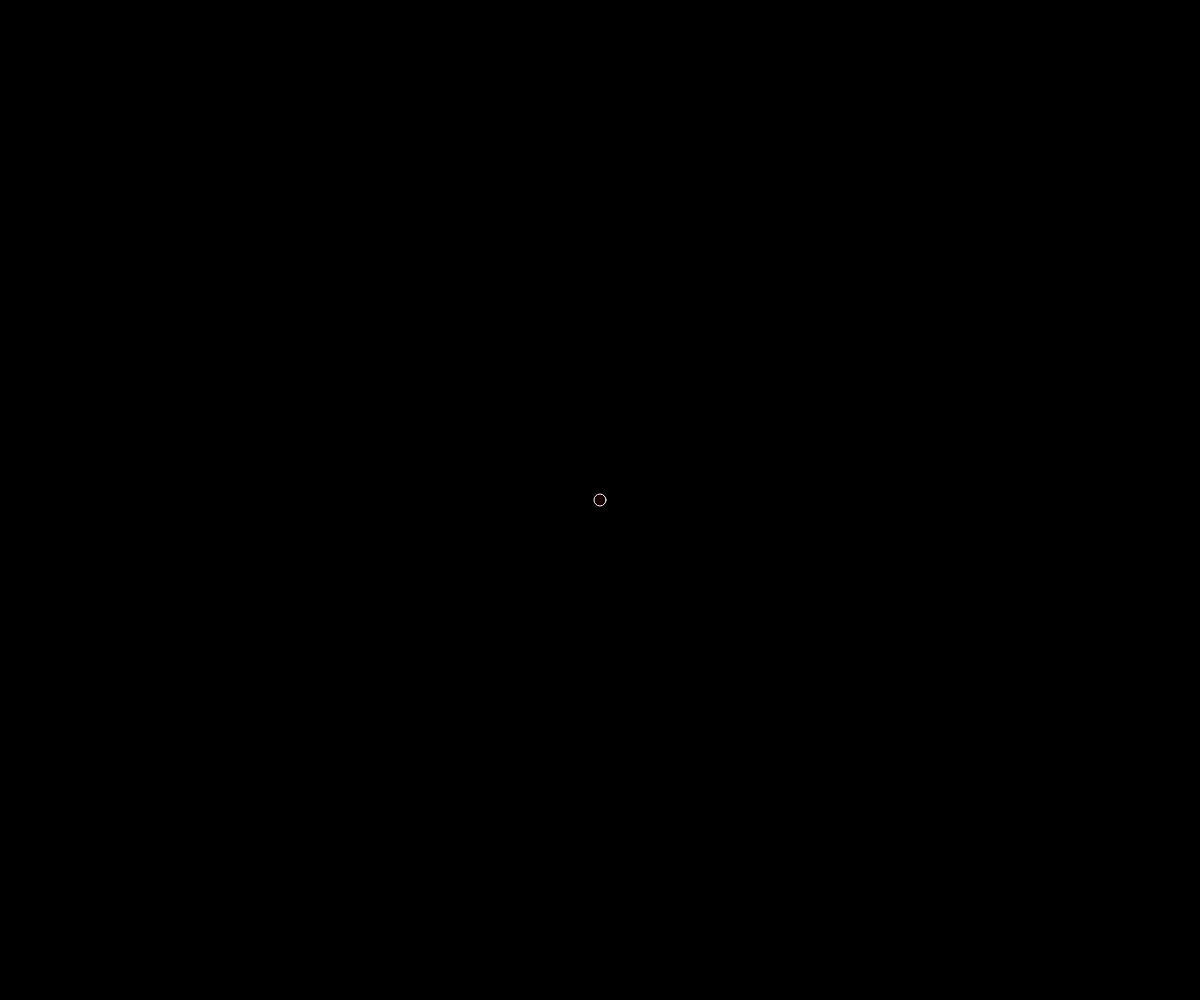
Frame 1 (no input)
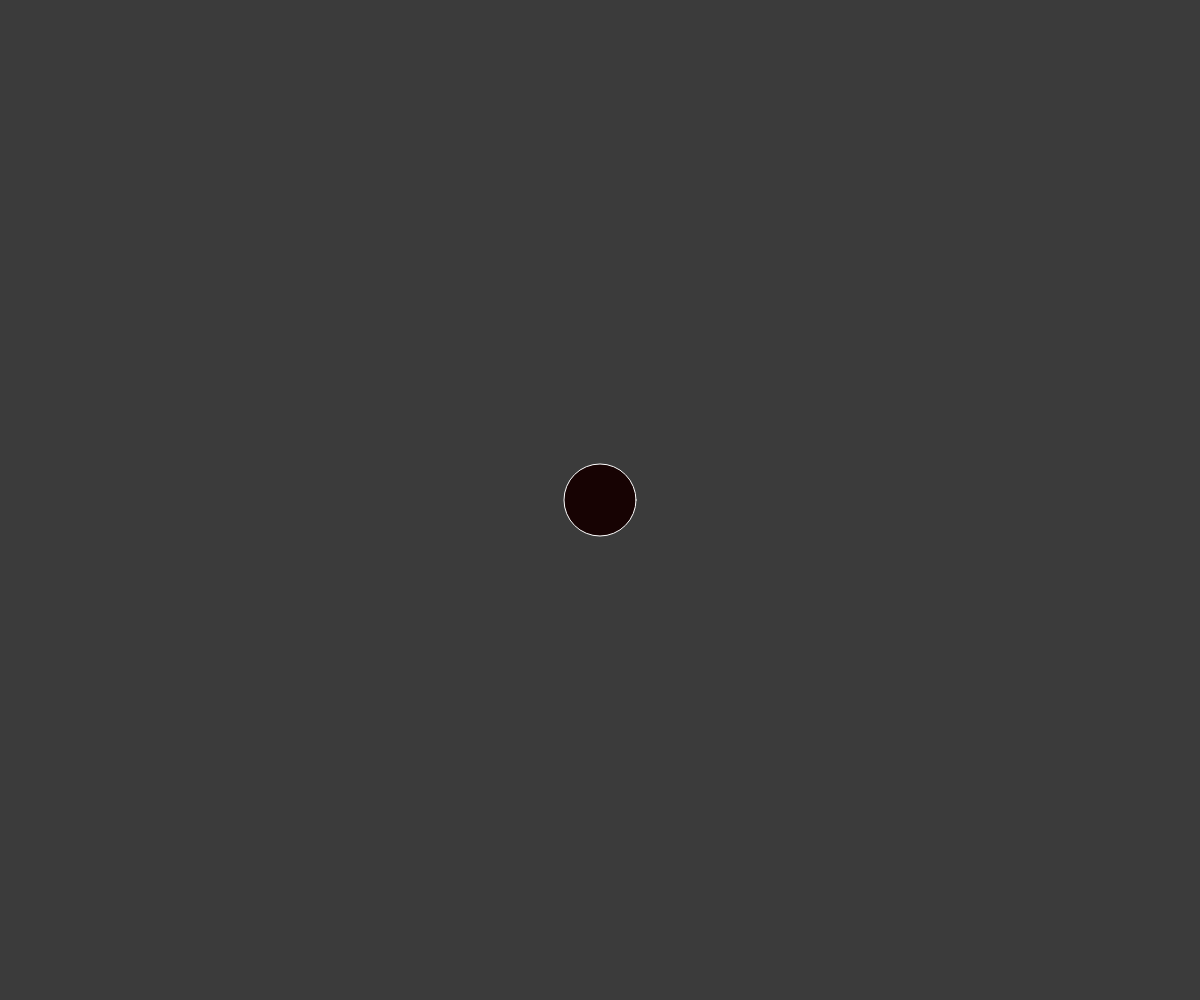
Frame 60 (no input)
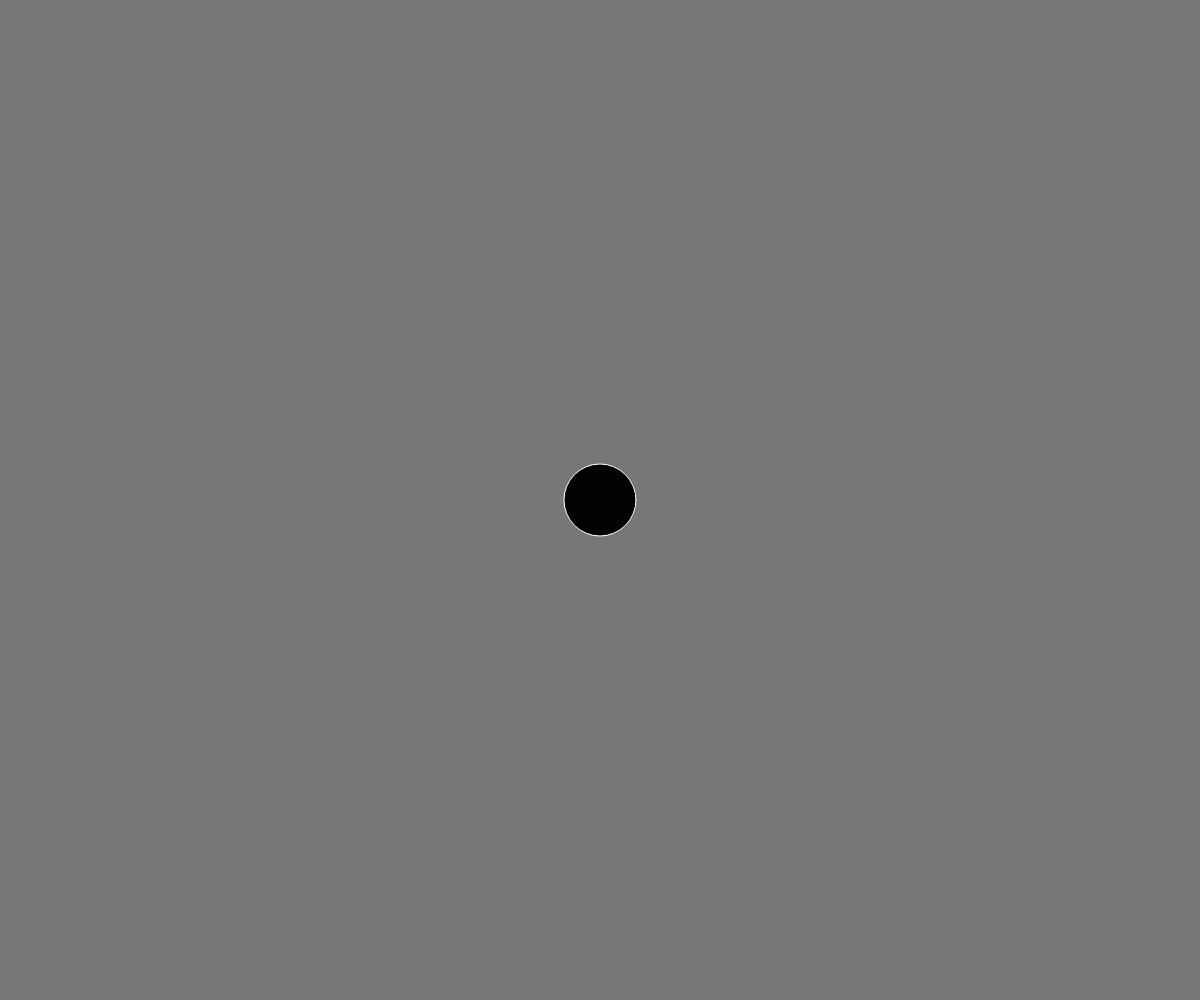
Frame 120 (the mouse pressed at the canvas centre since frame 60)

The p5.js sketch that drew these frames (run headless with seeded random() and noise() and a simulated clock; from frame 60 on, the mouse is pressed at the canvas centre):

// p5.js sketch
// ── sketch.js
// Arrays
// by Guilherme Bruni

// Create an array

var nums = [100, 25, 12, 72];

// Create Canvas

function setup() {
  createCanvas(windowWidth, windowHeight);
}

// Draw  circles with  different diameters

var bgCol = 0;

function draw() {

  background(bgCol);

  if (bgCol > 255) {
    bgCol = 0; 
  }  
 
  bgCol += 1;

  var index = Math.floor(random() * nums.length);

  fill(index + random() * 100, index, index);
  stroke(255);

  ellipse(windowWidth / 2, windowHeight / 2, nums[index], nums[index]);

}
